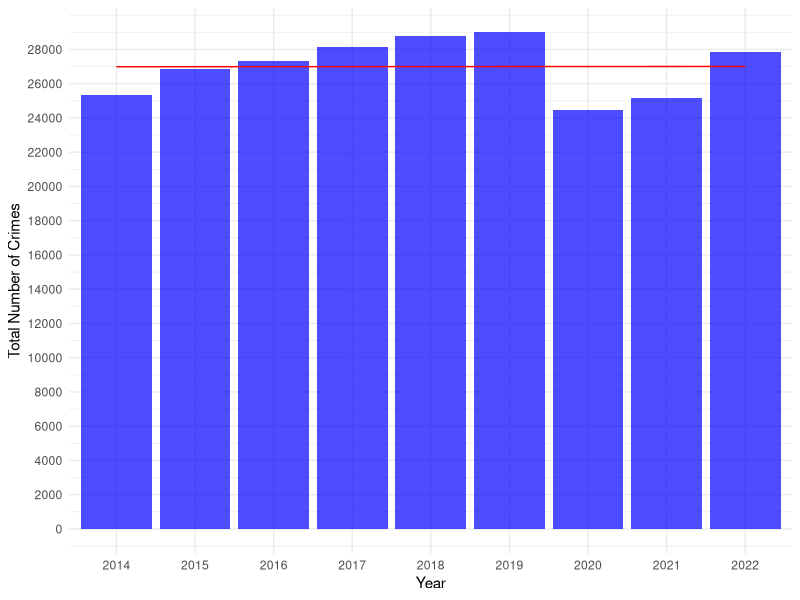
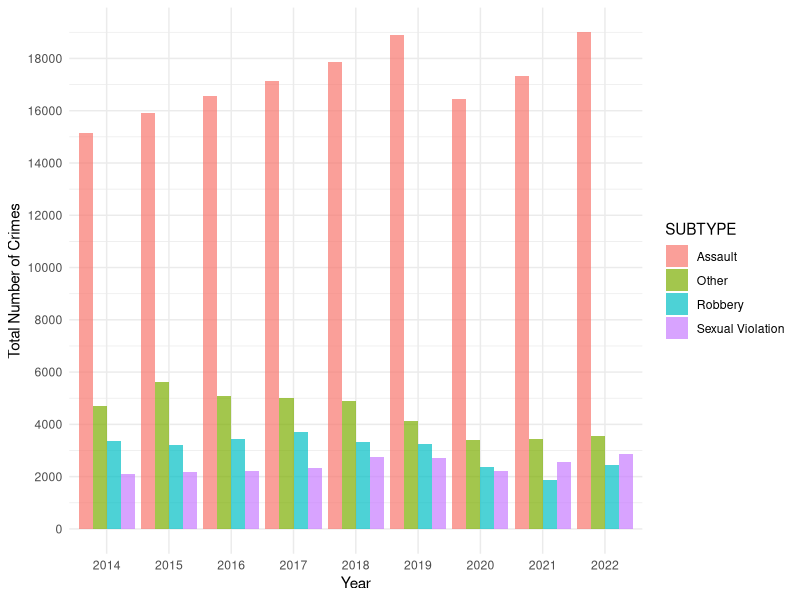
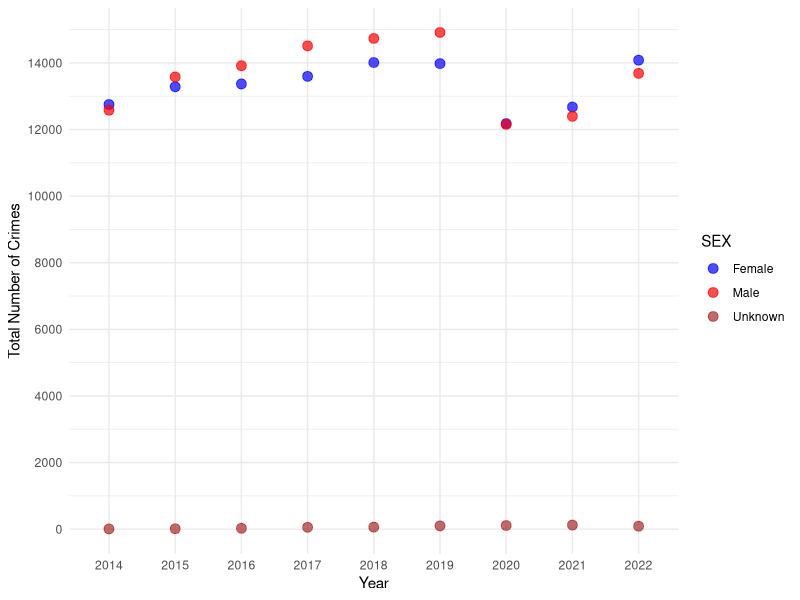
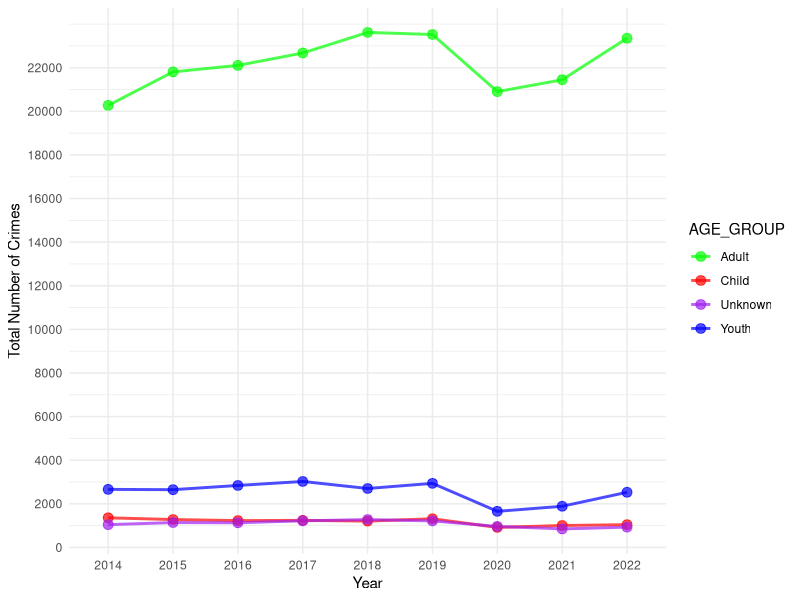

Generate these figures, in order, with R:
## ---- chunk 1
knitr::opts_chunk$set(echo = FALSE, results ="hide", message = FALSE, warning = FALSE)
## ---- chunk 2
#| eval: true
#| warning: false
#| label: fig-1
#| fig-cap: "Total count of victims of crimes against the person per year (2014-2022)"


setwd("/cloud/project")
library("tidyverse")

# Read data
crime_data <- read_csv("output/data/edited_data.csv",show_col_types = FALSE) 
column_specifications <- spec(crime_data)
# Calculate total number of crimes reported per year
total_counts <- aggregate(COUNT_ ~ REPORT_YEAR, data = crime_data, sum)  
# Create a bar graph using ggplot2 
ggplot(total_counts, aes(x = as.factor(REPORT_YEAR), y = COUNT_)) +   
  geom_bar(stat = "identity", fill = "blue", alpha = 0.7) + 
   geom_line(aes(group = 1), stat = "smooth", method = "lm", se = FALSE, color = "red", linetype = "solid") +  # Add trendline
  labs(      
       x = "Year",        
       y = "Total Number of Crimes") +  
  scale_y_continuous(breaks = seq(0, max(total_counts$COUNT_), by = 2000)) + # Set y-axis breaks
  theme_minimal()

## ---- chunk 3
#| eval: true
#| warning: false
#| label: fig-2
#| fig-cap: "Total count of victims of crimes against the person per year by type of crime (2014-2022)"

setwd("/cloud/project")
# Read data
crime_data <- read_csv("output/data/edited_data.csv", show_col_types = FALSE) 
column_specifications <- spec(crime_data)

# Aggregate total counts by REPORT_YEAR and SUBTYPE
subtype_counts <- aggregate(COUNT_ ~ REPORT_YEAR + SUBTYPE, data = crime_data, sum)

# Create a bar graph using ggplot2 with subtype on the bars
ggplot(subtype_counts, aes(x = as.factor(REPORT_YEAR), y = COUNT_, fill = SUBTYPE)) +
  geom_bar(stat = "identity", position = "dodge", alpha = 0.7) +
  labs(
       x = "Year",
       y = "Total Number of Crimes") +
  scale_y_continuous(breaks = seq(0, max(subtype_counts$COUNT_), by = 2000)) +
  theme_minimal()

## ---- chunk 4
#| eval: true
#| warning: false
#| label: fig-3
#| fig-cap: "Total count of victims of crimes against the person of each sex per year"

setwd("/cloud/project")
# Read data
crime_data <- read_csv("output/data/edited_data.csv", show_col_types = FALSE) 
column_specifications <- spec(crime_data)

# Aggregate total counts by REPORT_YEAR and SEX 
sex_counts <- aggregate(COUNT_ ~ REPORT_YEAR + SEX, data = crime_data, sum)

# Create a scatter plot using ggplot2 with sex on the x-axis
ggplot(sex_counts, aes(x = as.factor(REPORT_YEAR), y = COUNT_, color = SEX)) +
  geom_point(size = 3, alpha = 0.7) +
  labs(
       x = "Year",
       y = "Total Number of Crimes") +
  scale_y_continuous(breaks = seq(0, max(sex_counts$COUNT_), by = 2000)) +
  scale_color_manual(values = c("F" = "blue", "M" = "red", "U" = "brown"),
                     labels = c("F" = "Female", "M" = "Male", "U" = "Unknown")) +  # Specify colors and labels
  theme_minimal()


## ---- chunk 5
#| eval: true
#| warning: false
#| label: fig-4
#| fig-cap: "Total count of victims of crimes against the person of each age group per year"

setwd("/cloud/project")
# Read data
crime_data <- read_csv("output/data/edited_data.csv", show_col_types = FALSE) 
column_specifications <- spec(crime_data)

# Aggregate total counts by REPORT_YEAR and AGE_GROUP
age_counts <- aggregate(COUNT_ ~ REPORT_YEAR + AGE_GROUP, data = crime_data, sum)

# Create a line graph using ggplot2 with age_group on the x-axis
ggplot(age_counts, aes(x = as.factor(REPORT_YEAR), y = COUNT_, color = AGE_GROUP, group = AGE_GROUP)) +
  geom_line(linewidth = 1, alpha = 0.7) +
  geom_point(size = 3, alpha = 0.7) +
  labs(
       x = "Year",
       y = "Total Number of Crimes") +
  scale_y_continuous(breaks = seq(0, max(age_counts$COUNT_), by = 2000)) +
  scale_color_manual(values = c("Youth" = "blue", "Child" = "red", "Adult" = "green", "Unknown" = "purple"),
                     labels = c("Youth" = "Youth", "Child" = "Child", "Adult" = "Adult", "Unknown" = "Unknown")) +  # Specify colors and labels
  theme_minimal()
